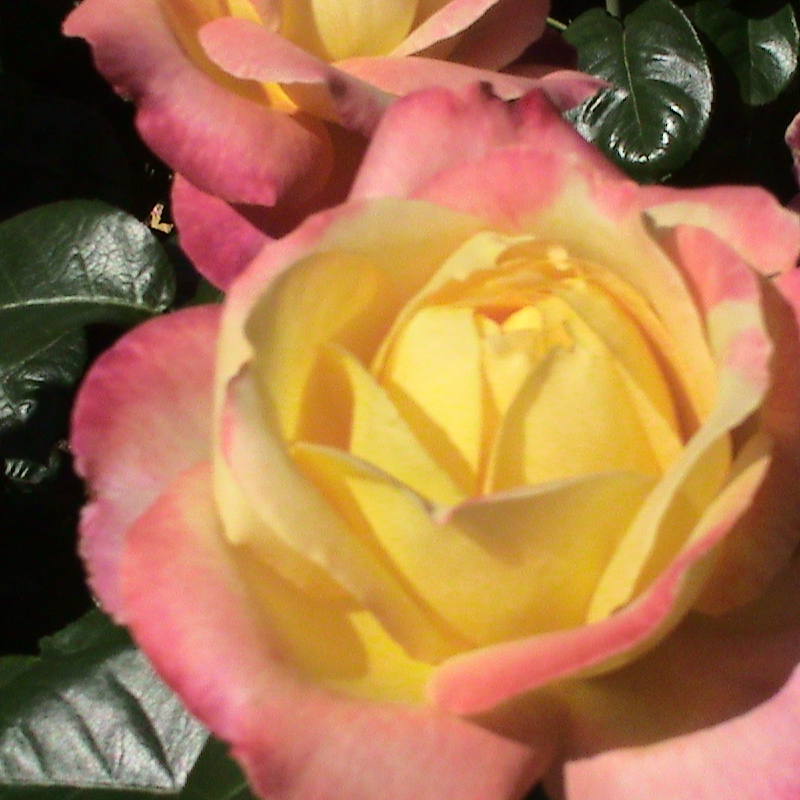
#> input picture project 4/LovePeace rose.tif, 800 x 800 px
$ python 0810981_nura.py
#> lines starting #> are read from the running program, lines starting #| are printed output that depends on the picture
'include packages'
from PIL import Image
import numpy as np
import matplotlib.pyplot as plt
from scipy import signal
import cv2
import matplotlib

'define class image'
class image:
    def __init__(self, image):
        self.im = image
#> self.im is the input picture: PIL image 800x800 RGBA; mean R, G, B, A 169.2, 118.6, 76.3, 255

    def conv_to_ndarray(self):
        return np.array(self.im)

    def get_RGB(self):
        x = self.conv_to_ndarray()
        R, G, B = x[:,:,0], x[:,:,1], x[:,:,2]
        self.rgb_channels = np.array([R,G,B])

    def rgb_to_hsi(self):
        R,G,B = self.rgb_channels[0]/255.0, self.rgb_channels[1]/255.0, self.rgb_channels[2]/255.0
        H,S,I = np.zeros((R.shape[1], R.shape[1])),np.zeros((R.shape[1], R.shape[1])),np.zeros((R.shape[1], R.shape[1]))

        for i in range(R.shape[0]):
            for j in range(R.shape[0]):
                r = R[i,j]
                g = G[i,j]
                b = B[i,j]
                if np.sqrt(((r - g) ** 2) + (r - b) * (g - b)) == 0.0:
                    H[i,j] = 0.0
                else:
                    theta = np.arccos(0.5 * ((r - g) + (r - b)) / np.sqrt(((r - g) ** 2) + (r - b) * (g - b)))

                    if b<=g:
                        H[i,j] = theta
                    elif b > g:
                        H[i,j] = 2 * np.pi - theta

                S[i,j] = 1. - 3. * np.min([r, g, b]) / (r + g + b)
                I[i,j] = (r+g+b)/3
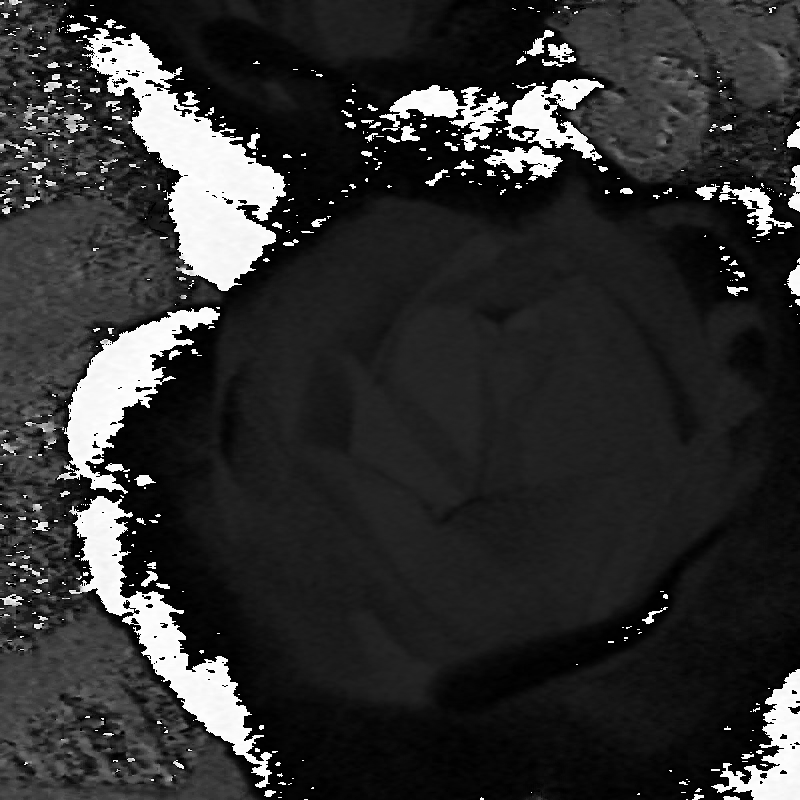
#> H: shape (800, 800) float64; min 0, max 6.28, mean 1.2; drawn with min black and max white
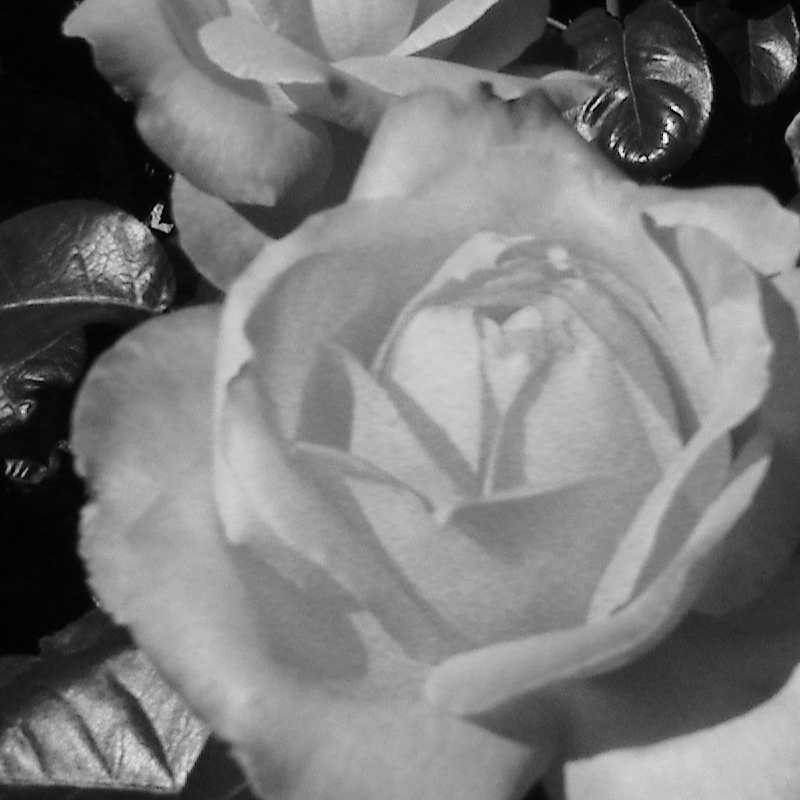
#> I: shape (800, 800) float64; min 0.00261, max 0.995, mean 0.476
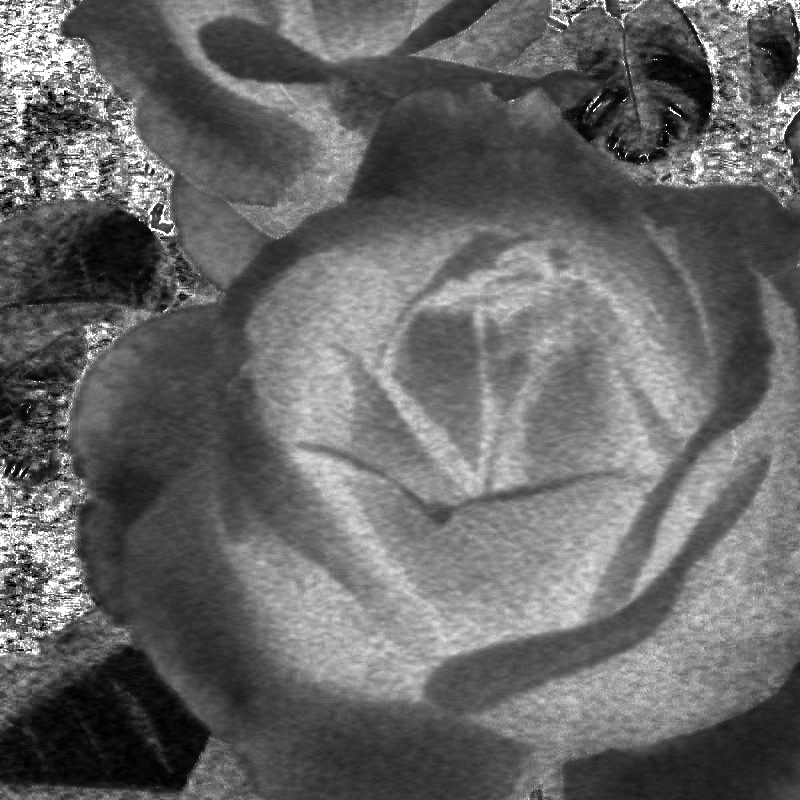
#> S: shape (800, 800) float64; min 0, max 1, mean 0.406

        self.hsi_channels = np.array([H,S,I])

    def hsi_to_rgb(self):
        H,S,I = self.hsi_channels[0], self.hsi_channels[1], self.hsi_channels[2]
        R,G,B = np.zeros((H.shape[1], H.shape[1])),np.zeros((H.shape[1], H.shape[1])),np.zeros((H.shape[1], H.shape[1]))

        for m in range(R.shape[0]):
            for n in range(R.shape[0]):
                h = H[m,n]
                s = S[m,n]
                i = I[m,n]

                h = np.degrees(h)

                if 0 <= h <= 120:
                    R[m,n] = i*(1 + ((s*np.cos(np.radians(h)))/np.cos(np.radians(60) - np.radians(h))))
                    B[m,n] = i*(1-s)
                    G[m,n] = 3*i - (R[m,n]+B[m,n])
                elif 120 <= h <= 240:
                    h = h - 120
                    G[m,n] = i*(1 + ((s*np.cos(np.radians(h)))/np.cos(np.radians(60) - np.radians(h))))
                    R[m,n] = i*(1-s)
                    B[m,n] = 3*i - (R[m,n]+G[m,n])
                elif 240 <= h <= 360:
                    h = h - 240
                    B[m,n] = i*(1 + ((s*np.cos(np.radians(h)))/np.cos(np.radians(60) - np.radians(h))))
                    G[m,n] = i*(1-s)
                    R[m,n] = 3*i - (B[m,n]+G[m,n])

                R[m,n] = np.clip(round(R[m,n] * 255.), 0, 255)
                G[m,n] = np.clip(round(G[m,n] * 255.), 0, 255)
                B[m,n] = np.clip(round(B[m,n] * 255.), 0, 255)
        return np.array([R,G,B])

'define some functions for convenience'
def show_im(im, save = False, cm = '', name = ''):
    if save:
        matplotlib.use('Agg')
    else:
        matplotlib.use('qt5agg')

    fig = plt.figure(dpi = 200)
    fig.set_size_inches(im.shape[0]/200, im.shape[1]/200, forward=False)
    ax = plt.Axes(fig, [0., 0., 1., 1.])
    ax.set_axis_off()
    fig.add_axes(ax)
    ax.imshow(im, cmap = cm)

    if save:
        plt.savefig(name+'.png', dpi = 200)
        plt.close()
        matplotlib.use('qt5agg')
    return

'load image and convert it to numpy array for convenience'
rose = image(Image.open('LovePeace rose.tif'))

'show image'
# show_im(np.array(rose.im), cm = 'viridis')

'get R, G, B components from image'
rose.get_RGB()

'plot/save and make sure that every channel was selected properly'
show_im(rose.rgb_channels[0],cm='gray', save = True, name = 'red_channel')
show_im(rose.rgb_channels[1],cm='gray', save = True, name = 'green_channel')
show_im(rose.rgb_channels[2],cm='gray', save = True, name = 'blue_channel')

'convert image from R,G,B to H,S,I'
rose.rgb_to_hsi()

'plot/save and make sure that every channel was selected properly'
show_im(rose.hsi_channels[0],cm='gray', save = True, name = 'hue_channel')
show_im(rose.hsi_channels[1],cm='gray', save = True, name = 'sat_channel')
show_im(rose.hsi_channels[2],cm='gray', save = True, name = 'int_channel')

'check if it was right, uncomments lines below'
'for some reason, plt.inshow() does not plot image in a coorect way'
'because of this problem, cv2 imwrite is used'
'NOTE, do not use cv2.imshow, use only imwrite'
# rgb = rose.hsi_to_rgb()
# x = cv2.merge([rgb[2],rgb[1],rgb[0]])
# cv2.imwrite('check.png',x)

'lets sharpen an image'
'first is RGB'
kernel = np.array([[-1,-1,-1],[-1,8,-1],[-1,-1,-1]])

lap_r = signal.convolve2d(rose.rgb_channels[0], kernel, 'full',boundary='symm')[:800,:800]
lap_g = signal.convolve2d(rose.rgb_channels[1], kernel, 'full',boundary='symm')[:800,:800]
lap_b = signal.convolve2d(rose.rgb_channels[2], kernel, 'full', boundary='symm')[:800,:800]

sh_r = rose.rgb_channels[0] + lap_r
sh_g = rose.rgb_channels[1] + lap_g
sh_b = rose.rgb_channels[2] + lap_b

rgb = cv2.merge([sh_r,sh_g,sh_b])# you need to save it, if you plot it the image will not be correct
show_im(rgb, cm = 'viridis', save = True, name = 'rgb_sharp')

'second is HSI'
lap_h = signal.convolve2d(rose.hsi_channels[0], kernel, 'full',boundary='symm')[:800,:800]
lap_s = signal.convolve2d(rose.hsi_channels[1], kernel, 'full',boundary='symm')[:800,:800]
lap_i = signal.convolve2d(rose.hsi_channels[2], kernel, 'full', boundary='symm')[:800,:800]

sh_i = rose.hsi_channels[2] + lap_i

rose.hsi_channels = np.array([rose.hsi_channels[0],rose.hsi_channels[1],sh_i])
x = rose.hsi_to_rgb()
#> after the loop in hsi_to_rgb, `for m in range(R.shape[0]):`:
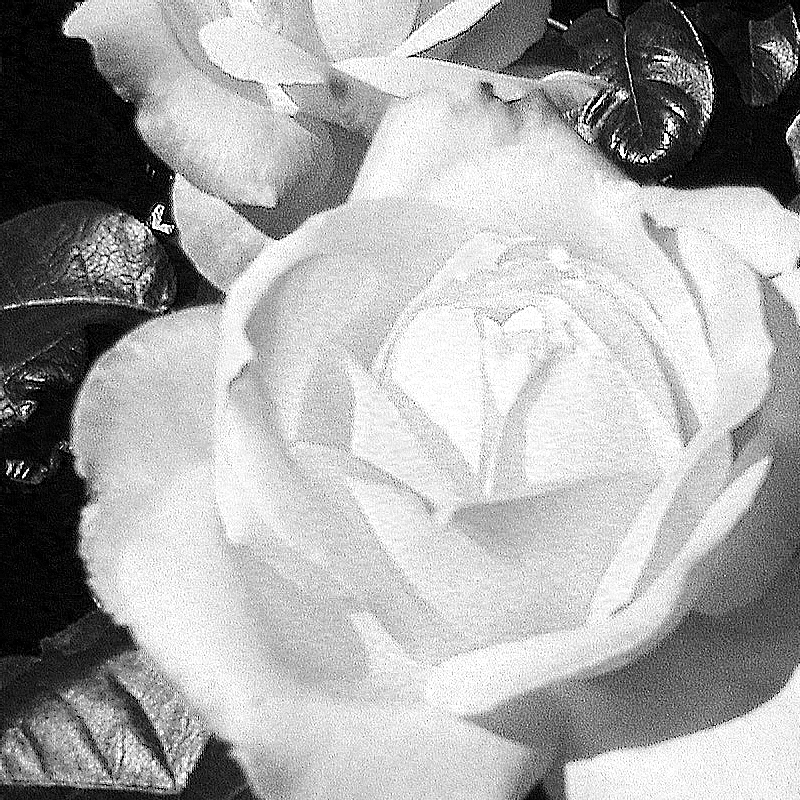
#> R: shape (800, 800) float64; min 0, max 255, mean 168.3
hsi = cv2.merge([x[2],x[1],x[0]])
cv2.imwrite('hsi_sharp.png',hsi)

'load 2 images again and find difference'
X = cv2.imread('rgb_sharp.png')
X = cv2.cvtColor(X, cv2.COLOR_RGB2BGR)
Y = cv2.imread('hsi_sharp.png')
Y = cv2.cvtColor(Y, cv2.COLOR_RGB2BGR)


B_diff = np.zeros((800,800))
G_diff = np.zeros((800,800))
R_diff = np.zeros((800,800))

DIFF = np.zeros((800,800))

for i in range(800):
    for j in range(800):
        R_diff[i,j] = int(X[i, j, 0]) - int(Y[i, j, 0])
        G_diff[i,j] = int(X[i, j, 1]) - int(Y[i, j, 1])
        B_diff[i,j] = int(X[i, j, 2]) - int(Y[i, j, 2])
        DIFF[i,j] = np.mean([R_diff[i,j], G_diff[i,j], B_diff[i,j]])
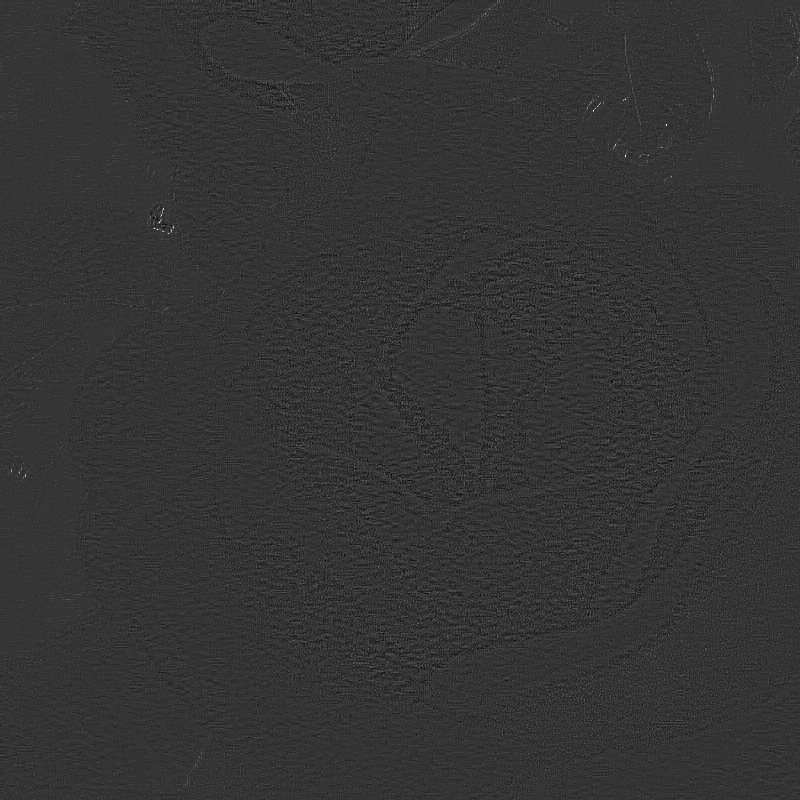
#> B_diff: shape (800, 800) float64; min -66, max 255, mean 0.4; drawn with min black and max white
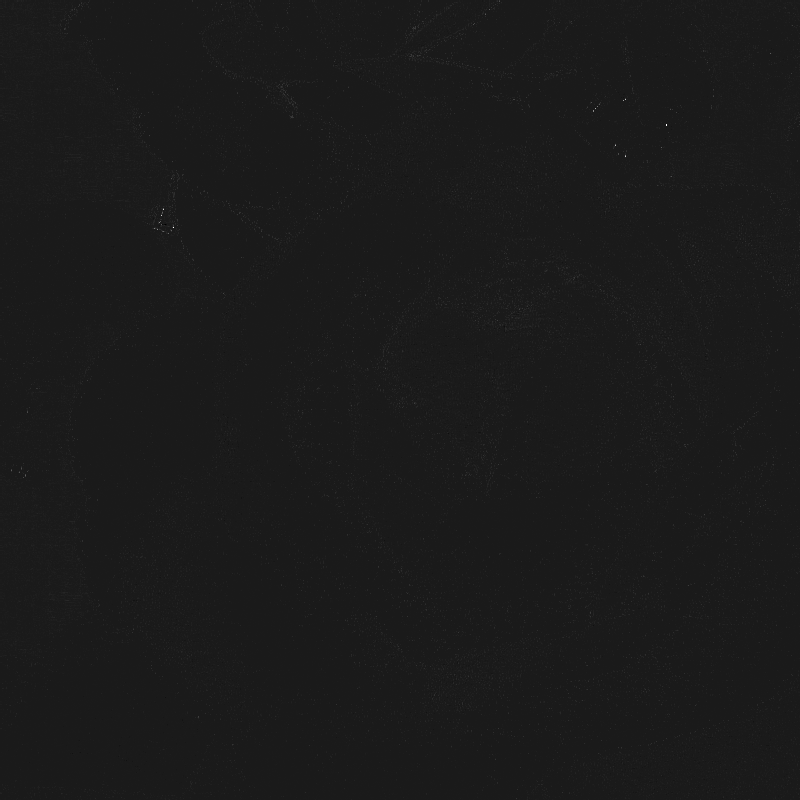
#> DIFF: shape (800, 800) float64; min -20, max 170, mean 0.4; drawn with min black and max white
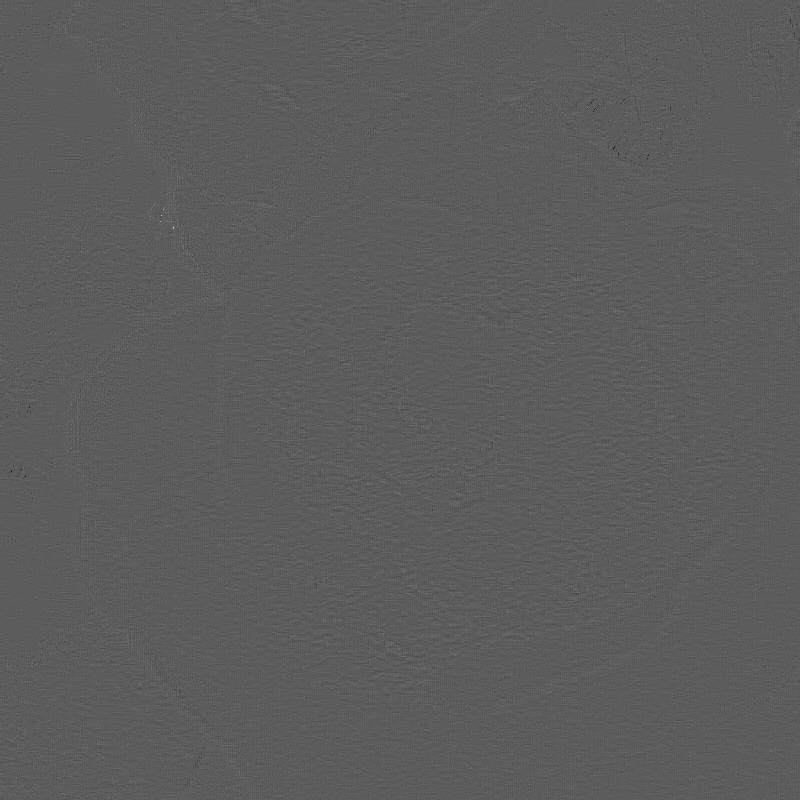
#> G_diff: shape (800, 800) float64; min -146, max 255, mean 0; drawn with min black and max white

show_im(DIFF, save = True, cm = 'gray', name = 'DIFF')
